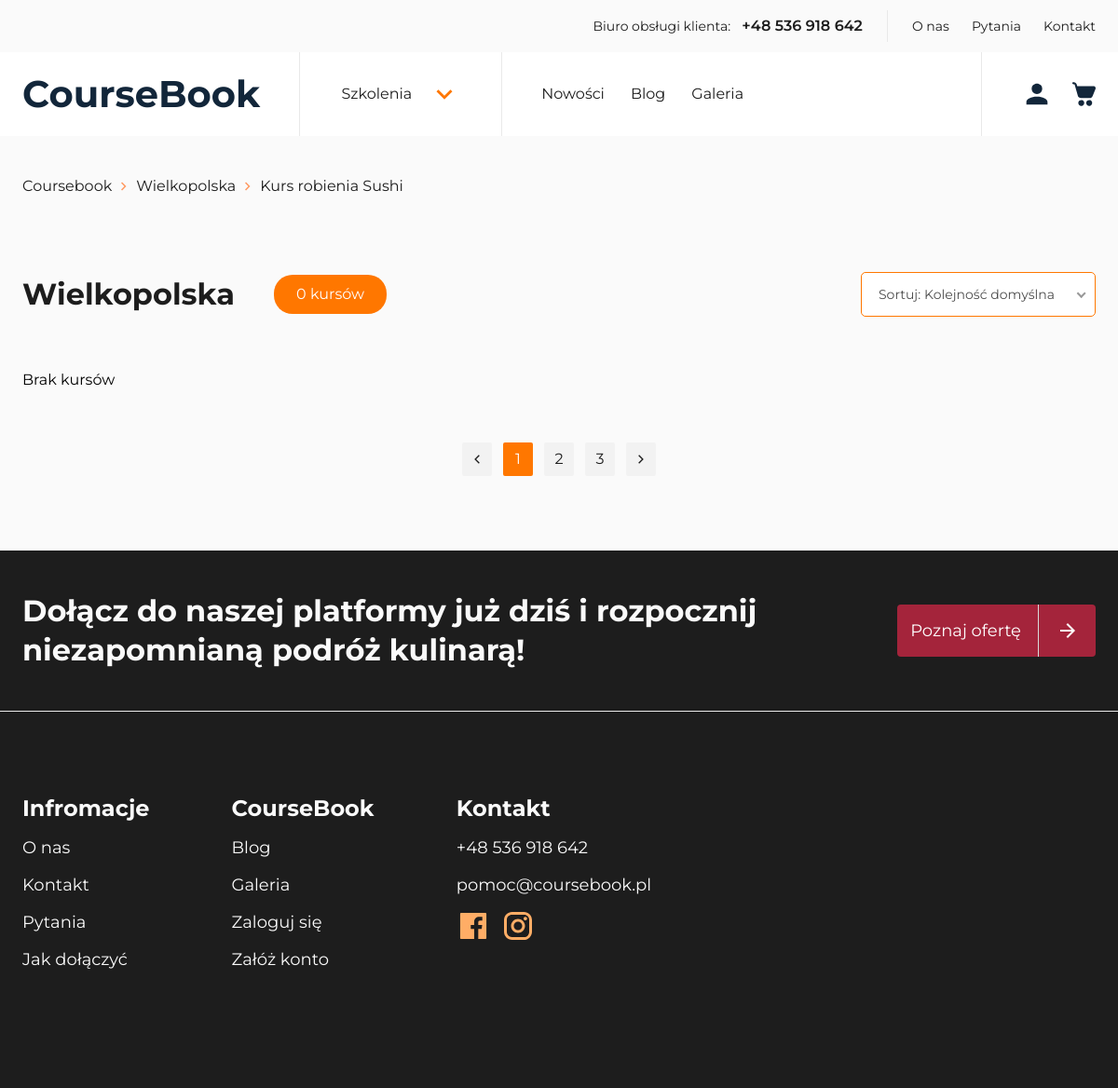
The app's page /course/kujawsko-pomorskie, older data.
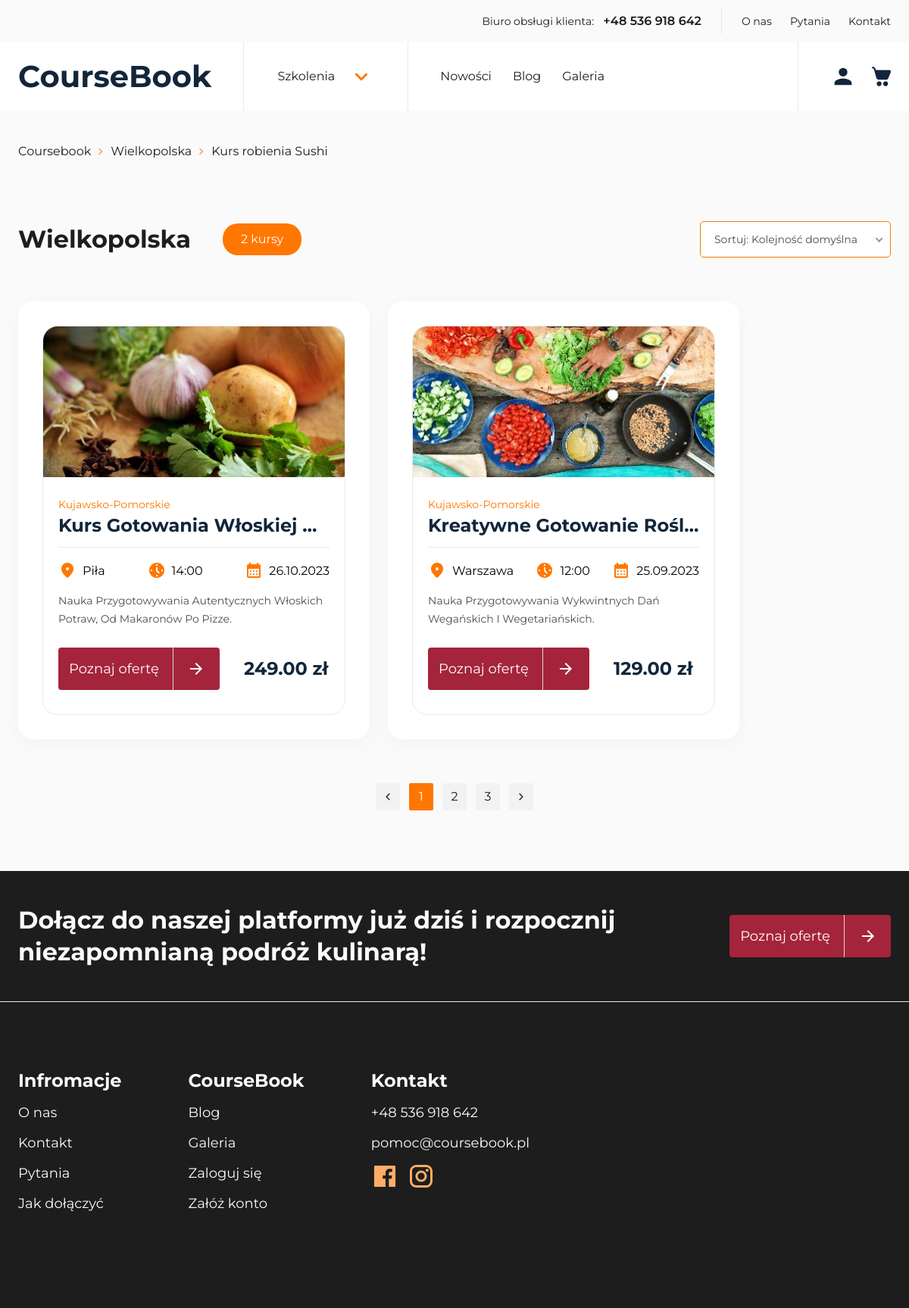
The same page, newer data.
### coursebookapp/models/course.py (models this page shows, shortened)
class Course(models.Model):
    instructor = models.ForeignKey(
        Instructor, on_delete=models.SET_NULL, null=True, blank=True
    )
    title = models.CharField(max_length=100)
    short_description = models.CharField(max_length=200)
    price = models.DecimalField(max_digits=8, decimal_places=2)
    province_choices = (
        ("dolnośląskie", "Dolnośląskie"),
        ("kujawsko-pomorskie", "Kujawsko-Pomorskie"),
        ("lubelskie", "Lubelskie"),
        ("lubuskie", "Lubuskie"),
        ("łódzkie", "Łódzkie"),
        ("małopolskie", "Małopolskie"),
        ("mazowieckie", "Mazowieckie"),
        ("opolskie", "Opolskie"),
        ("podkarpackie", "Podkarpackie"),
        ("podlaskie", "Podlaskie"),
        ("pomorskie", "Pomorskie"),
        ("śląskie", "Śląskie"),
        ("świętokrzyskie", "Świętokrzyskie"),
        ("warmińsko-mazurskie", "Warmińsko-Mazurskie"),
        ("wielkopolskie", "Wielkopolskie"),
        ("zachodniopomorskie", "Zachodniopomorskie"),
    )
    province = models.CharField(max_length=30, choices=province_choices)
    available = models.BooleanField(default=False)
    seats = models.PositiveIntegerField()
    date = models.DateField()
    time_start = models.TimeField()
    city = models.CharField(max_length=100)
    course_description = models.TextField()
    course_for = models.TextField()
    course_benefit = models.TextField()
    province_slug = models.SlugField(max_length=50, blank=True)
    slug = models.SlugField(max_length=200, unique=True, blank=True)

### coursebookapp/models/course_image.py (models this page shows, shortened)
class CourseImage(models.Model):
    course = models.ForeignKey(Course, on_delete=models.CASCADE)
    def get_upload_path(instance, filename):
        course_slug = slugify(instance.course.title)
        return f"course_images/{course_slug}/{filename}"
    image = models.ImageField(upload_to=get_upload_path)
    image_thumb = models.ImageField(upload_to=get_upload_path, blank=True)
    image_medium_thumb = models.ImageField(upload_to=get_upload_path, blank=True)

### coursebookapp/views/course_category_view.py (the view)
class CourseCategoryView(generics.ListAPIView):
    serializer_class = CourseSerializer
    template_name = "pages/course-category.html"
    def get(self, request, *args, **kwargs):
        province_slug = self.kwargs.get("province_slug")
        if province_slug:
            courses = Course.objects.filter(province_slug=province_slug)
            for course in courses:
                image = course.courseimage_set.first()
                course.image = image
        else:
            courses = {}
        context = {
            "courses": courses,
        }
        return render(request, self.template_name, context)

### templates/pages/course-category.html (shortened to what this page needs)
{% extends "layout/base-nb.html" %} {% block styles %}
<link rel="stylesheet" href="{% static 'css/global.min.css' %}" />
<link rel="stylesheet" href="{% static 'css/category.min.css' %}" />
<link rel="stylesheet" href="{% static 'css/nice-select2.css' %}" />
{% endblock %} {% block content %}
<div class="container">
  <ol class="breadcrumbs">
    <li class="breadcrumbs__item">
      <a class="breadcrumbs__link" href="/">Coursebook</a>
    </li>
    <svg
      width="18"
      height="18"
      viewBox="0 0 18 18"
      fill="none"
      xmlns="http://www.w3.org/2000/svg"
    >
      <path
        d="M7.05 13.5L6 12.45L9.45 9L6 5.55L7.05 4.5L11.55 9L7.05 13.5Z"
        fill="#FF9A62"
      />
    </svg>
    <li class="breadcrumbs__item">
      <a class="breadcrumbs__link" href="#">Wielkopolska</a>
    </li>
    <svg
      width="18"
      height="18"
      viewBox="0 0 18 18"
      fill="none"
      xmlns="http://www.w3.org/2000/svg"
    >
      <path
        d="M7.05 13.5L6 12.45L9.45 9L6 5.55L7.05 4.5L11.55 9L7.05 13.5Z"
        fill="#FF9A62"
      />
    </svg>
    <li class="breadcrumbs__item">
      <span>Kurs robienia Sushi</span>
    </li>
  </ol>
</div>
<section class="category">
  <div class="container">
    <div class="category__bar">
      <div class="category__bar-information">
        <div class="category__bar-name">Wielkopolska</div>
        <div class="category__bar-count chips chips--secondary">
            {% if courses|length == 1 %}
            <p>{{ courses|length }} kurs</p>
            {% elif courses|length > 1 and courses|length < 5 %}
            <p>{{ courses|length }} kursy</p>
            {% else %}
            <p>{{ courses|length }} kursów</p>
            {% endif %}
        </div>
      </div>
      <div class="category__bar-sort">
        <div class="form__row">
          <div class="form__group">
          </div>
        </div>
      </div>
    </div>
    <div class="category__list">
      {%if courses%} {%for course in courses%}
      <div class="category__list-item">
        <div class="offert-card">
          <div class="offert-card__image">
            {%if course.image%}
            <picture>
              <img
                loading="lazy"
                width="400"
                height="200"
                src="{{ course.image.image_medium_thumb.url }}"
                alt=""
              />
            </picture>
            {%endif%}
          </div>
          <div class="offert-card__body">
            <p class="offert-card__body-overline">{{course.province|title}}</p>
            <h2 class="offert-card__body-title">{{course.title|title}}</h2>
            <div class="offert-card__body-information">
              <div class="offert-card__information-box">
                <p class="information-card__information-name">
                  {{course.city|title}}
                </p>
              </div>
              <div class="offert-card__information-box">
                <p class="information-card__information-name">
                  {{ course.time_start|time:"H:i" }}
                </p>
              </div>
              <div class="offert-card__information-box">
                <p class="information-card__information-name">
                  {{ course.date|date:"d.m.Y" }}
                </p>
              </div>
            </div>
            <p class="offert-card__body-description">
              {{course.short_description|title}}
            </p>
            <div class="offert-card__body-action">
              <a href="{% url 'course_detail' province_slug=course.province_slug slug=course.slug %}" class="btn btn--primary"
                >Poznaj ofertę
                <span class="btn__arrow">
                  <svg
                    width="24"
                    height="24"
                    viewBox="0 0 24 24"
                    fill="none"
                    xmlns="http://www.w3.org/2000/svg"
                  >
                    <path
                      d="M12 20L10.575 18.6L16.175 13H4V11H16.175L10.575 5.4L12 4L20 12L12 20Z"
                      fill="white"
                    />
                  </svg>
                </span>
              </a>
              <p class="offert-card__body-price">{{course.price}}&nbsp;zł</p>
            </div>
          </div>
        </div>
      </div>
      {%endfor%} {%else%}
      <p>Brak kursów</p>
      {%endif%}
    </div>
    <div class="pagination">
      <a href="#" class="pagination__item pagination__item--disabled">
        <svg
          width="16"
          height="20"
          viewBox="0 0 18 18"
          fill="none"
          xmlns="http://www.w3.org/2000/svg"
        >
          <g id="gg:chevron-left">
            <path
              id="Vector"
              d="M12.1822 4.75726L11.121 3.69751L5.8185 9.00001L11.121 14.3033L12.1822 13.2428L7.9395 9.00001L12.1822 4.75726Z"
              fill="#1D1D1D"
            />
          </g>
        </svg>
      </a>
      <a href="#" class="pagination__item pagination__item--active">1</a>
      <a href="#" class="pagination__item">2</a>
      <a href="#" class="pagination__item">3</a>
      <a href="#" class="pagination__item">
        <svg
          width="16"
          height="20"
          viewBox="0 0 18 18"
          fill="none"
          xmlns="http://www.w3.org/2000/svg"
        >
          <g id="gg:chevron-left">
            <path
              id="Vector"
              d="M5.81774 13.2427L6.87899 14.3025L12.1815 8.99999L6.87899 3.69674L5.81774 4.75724L10.0605 8.99999L5.81774 13.2427Z"
              fill="#1D1D1D"
            />
          </g>
        </svg>
      </a>
    </div>
  </div>
</section>
{% endblock %}

### templates/layout/base-nb.html (shortened to what this page needs)
{% load static %}
<!DOCTYPE html>
<html lang="pl">
<head>
    {% block styles %}
    {% endblock %}
</head>
<body>
    {% include 'partials/navigation.html' %}
    <main>
        {% block content %}
        {% endblock %}
    </main>
</body>
{% include 'partials/footer.html' %}
</html>

### templates/partials/navigation.html (shortened to what this page needs)
<div class="bar">
  <div class="container">
    <div class="bar__inner">
      <div class="bar__box">
        <div class="bar__box-office">
          <p>Biuro obsługi klienta:</p>
          <a href="tel:+123456789">+48 536 918 642</a>
        </div>
        <ul class="bar__box-menu">
          <li class="bar__menu-item">
            <a class="bar__menu-link" href="#">O nas</a>
          </li>
          <li class="bar__menu-item">
            <a class="bar__menu-link" href="#">Pytania</a>
          </li>
          <li class="bar__menu-item">
            <a class="bar__menu-link" href="#">Kontakt</a>
          </li>
        </ul>
      </div>
    </div>
  </div>
</div>
<nav class="nav">
  <div class="container">
    <div class="nav__inner">
      <div class="nav__left">
        <a href="{% url 'home' %}" class="nav__left-logo"> CourseBook </a>
        <div class="nav__left-drop">
          <p class="nav__menu-link">Szkolenia</p>
          <svg
            width="34"
            height="34"
            viewBox="0 0 34 34"
            fill="none"
            xmlns="http://www.w3.org/2000/svg"
          >
            <path
              d="M10.4975 12.155L17 18.6575L23.5025 12.155L25.5 14.1667L17 22.6667L8.5 14.1667L10.4975 12.155Z"
              fill="#FF7700"
            />
          </svg>
        </div>
        <ul class="nav__left-menu">
          <li class="nav__menu-item">
            <a href="#" class="nav__menu-link"> Nowości </a>
          </li>
          <li class="nav__menu-item">
            <a href="#" class="nav__menu-link"> Blog </a>
          </li>
          <li class="nav__menu-item">
            <a href="#" class="nav__menu-link"> Galeria </a>
          </li>
        </ul>
      </div>
      <div class="nav__right">
        <div class="nav__account">
          {% if user.is_authenticated %}
          <a href="{% url 'account' %}">
            <svg
              class="nav__right-user"
              width="34"
              height="34"
              viewBox="0 0 34 34"
              fill="none"
              xmlns="http://www.w3.org/2000/svg"
            >
              <path
                d="M17 5.66663C18.5029 5.66663 19.9442 6.26365 21.0069 7.32635C22.0696 8.38906 22.6666 9.8304 22.6666 11.3333C22.6666 12.8362 22.0696 14.2775 21.0069 15.3402C19.9442 16.4029 18.5029 17 17 17C15.4971 17 14.0557 16.4029 12.993 15.3402C11.9303 14.2775 11.3333 12.8362 11.3333 11.3333C11.3333 9.8304 11.9303 8.38906 12.993 7.32635C14.0557 6.26365 15.4971 5.66663 17 5.66663ZM17 19.8333C23.2616 19.8333 28.3333 22.3691 28.3333 25.5V28.3333H5.66663V25.5C5.66663 22.3691 10.7383 19.8333 17 19.8333Z"
                fill="#12263A"
              />
            </svg>
          </a>
          {% else %}
          <a href="{% url 'login' %}">
          </a>
          {% endif %}
        </div>
      </div>
    </div>
  </div>
</nav>

### templates/partials/footer.html (shortened to what this page needs)
<section class="prefoot">
  <div class="container">
    <div class="prefoot__entry">
      <div class="prefoot__entry-name">
        Dołącz do naszej platformy już dziś i rozpocznij niezapomnianą podróż
        kulinarą!
      </div>
      <a title="Poznaj oferte" href="#" class="btn btn--primary"
        >Poznaj ofertę
        <span class="btn__arrow">
          <svg
            width="24"
            height="24"
            viewBox="0 0 24 24"
            fill="none"
            xmlns="http://www.w3.org/2000/svg"
          >
            <path
              d="M12 20L10.575 18.6L16.175 13H4V11H16.175L10.575 5.4L12 4L20 12L12 20Z"
              fill="white"
            />
          </svg>
        </span>
      </a>
    </div>
  </div>
</section>
<footer class="footer">
  <div class="container">
    <div class="footer__row">
      <div class="footer__column">
        <div class="footer__column-head">
          <div class="footer__column-name">Infromacje</div>
        </div>
        <div class="footer__column-body">
          <ul class="footer__column-list">
            <li class="footer__column-item">
              <a class="footer__column-link" href="#">O nas</a>
            </li>
            <li class="footer__column-item">
              <a class="footer__column-link" href="#">Kontakt</a>
            </li>
            <li class="footer__column-item">
              <a class="footer__column-link" href="#">Pytania</a>
            </li>
            <li class="footer__column-item">
              <a class="footer__column-link" href="#">Jak dołączyć</a>
            </li>
          </ul>
        </div>
      </div>
      <div class="footer__column">
        <div class="footer__column-head">
          <div class="footer__column-name">CourseBook</div>
        </div>
        <div class="footer__column-body">
          <ul class="footer__column-list">
            <li class="footer__column-item">
              <a class="footer__column-link" href="#">Blog</a>
            </li>
            <li class="footer__column-item">
              <a class="footer__column-link" href="#">Galeria</a>
            </li>
            <li class="footer__column-item">
              <a class="footer__column-link" href="#">Zaloguj się</a>
            </li>
            <li class="footer__column-item">
              <a class="footer__column-link" href="#">Załóż konto</a>
            </li>
          </ul>
        </div>
      </div>
      <div class="footer__column">
        <div class="footer__column-head">
          <div class="footer__column-name">Kontakt</div>
        </div>
        <div class="footer__column-body">
          <ul class="footer__column-list">
            <li class="footer__column-item">
              <a class="footer__column-link" href="#">+48 536 918 642</a>
            </li>
            <li class="footer__column-item">
              <a class="footer__column-link" href="#">pomoc@coursebook.pl</a>
            </li>
          </ul>
          <div class="footer__column-socials">
            <a class="footer__column-social" href="#">
            </a>
            <a class="footer__column-social" href="#">
            </a>
          </div>
        </div>
      </div>
    </div>
  </div>
</footer>

Row changes from the older to the newer data that the page shows:
added Course: image.image_medium_thumb (picture), province "Kujawsko-Pomorskie", title "Kurs Gotowania Włoskiej…", city "Piła", time_start "14:00", date "26.10.2023", short_description "Nauka Przygotowywania Autentycznych Włoskich Potraw, Od Makaronów Po Pizze.", price "249.00"
added Course: image.image_medium_thumb (picture), province "Kujawsko-Pomorskie", title "Kreatywne Gotowanie Rośl…", city "Warszawa", time_start "12:00", date "25.09.2023", short_description "Nauka Przygotowywania Wykwintnych Dań Wegańskich I Wegetariańskich.", price "129.00"
Text that changed along with them:
{{ courses|length }}: (not shown) → "2"
{{ courses|length }}: "0" → (not shown)
text no longer shown: "kursów Brak kursów"
text now shown: "kursy"
